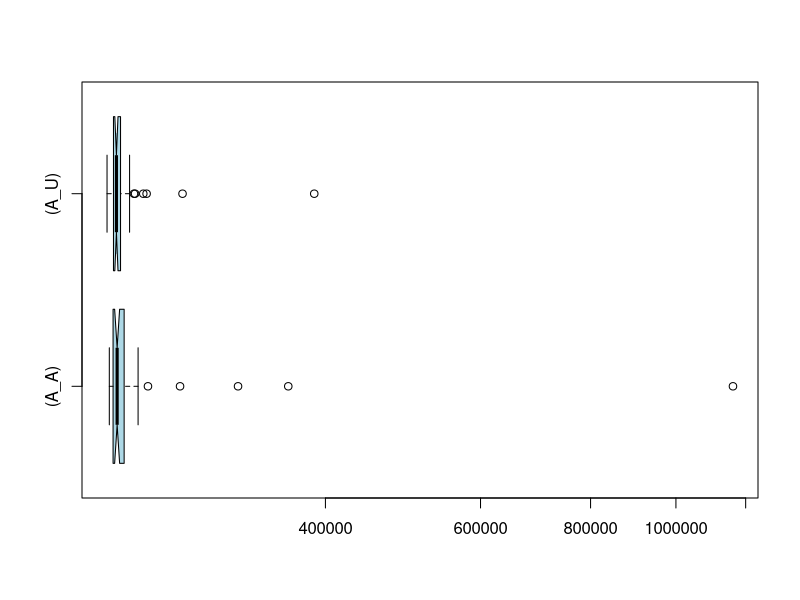

Write the R code that produced this figure.
if (exists("A_A")) remove("A_A")
if (exists("A_U")) remove("A_U")
if (exists("C_A")) remove("C_A")
if (exists("C_U")) remove("C_U")
A_U<-c(275306,239718,231658,232160,230052,235004,228769,230342,229483,229376,228679,231539,227572,231879,229663,237523,243196,230758,234629,231011,232765,234121,237240,227223,229836,230184,231025,232334,250630,227833,232150,232102,235225,233587,231491,388481,230154,226001,242485,229285,230297,232221,231566,229583,233700,231781,230840,234057,229754,248454)
A_A<-c(1160819,251521,234103,227503,228673,238511,229595,236389,231536,232147,232969,231440,239027,229877,231898,229478,273531,232248,233754,227350,231240,228388,232094,228724,233038,232001,235850,234133,228525,240999,229457,230905,235463,230707,228060,362970,318308,236339,237175,231705,237074,228513,230107,231434,230599,233550,229025,245110,229191,233785)
if (exists("A_U")) boxplot.stats(A_U)
if (exists("A_A")) boxplot.stats(A_A)
if (exists("C_U")) boxplot.stats(C_U)
if (exists("C_A")) boxplot.stats(C_A)
if (exists("A_U")) summary(A_U)
if (exists("A_A")) summary(A_A)
if (exists("C_U")) summary(C_U)
if (exists("C_A")) summary(C_A)
if (exists("A_U")) boxplot(A_A,A_U,col="lightblue",horizontal=TRUE,log="x",match=TRUE,names=c("(A_A)","(A_U)"),notch=TRUE)
if (exists("C_U")) boxplot(C_A,C_U,col="lightblue",horizontal=TRUE,log="x",match=TRUE,names=c("(C_A)","(C_U)"),notch=TRUE)
